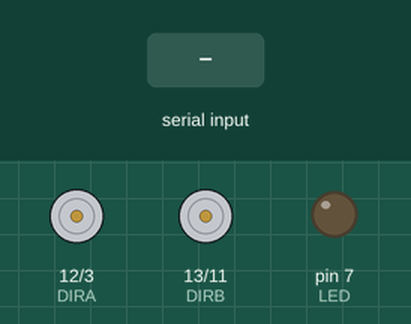
The sketch below on a simulated Arduino Uno, built with avr-gcc and run on an emulated ATmega328P. Parts: direction and speed pins drawn as motors (green arrow = direction pin HIGH = forward, orange = LOW = backward, longer = more drive), output pins drawn as LEDs (lit = HIGH). Inputs (shaded band) come from the test bench.

Above: at 1.2 s.
1.3 s: "o" received over the second serial link
At 1.7 s:
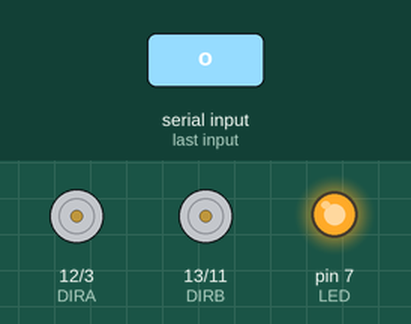
2.8 s: "f" received over the second serial link
At 4.0 s:
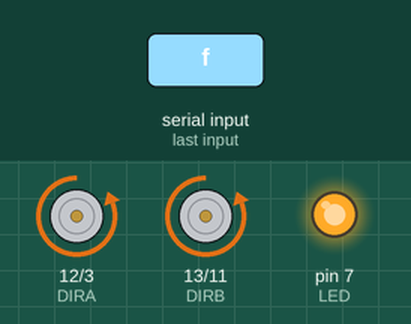
4.3 s: "n" received over the second serial link
At 5.1 s:
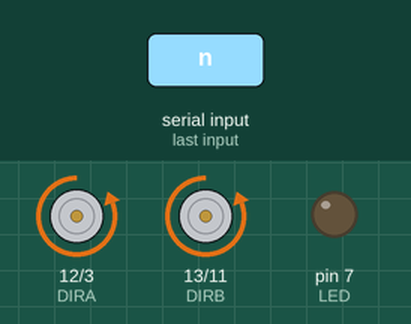
5.8 s: "b" received over the second serial link
At 6.3 s:
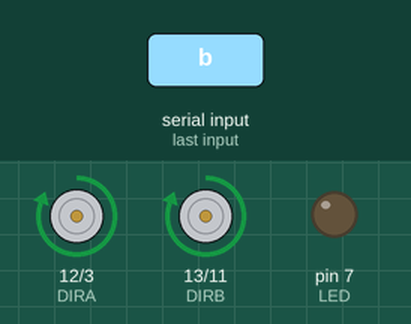
7.3 s: "s" received over the second serial link
At 8.5 s:
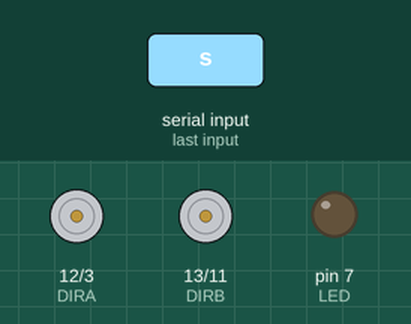
8.8 s: "l" received over the second serial link
At 9.8 s:
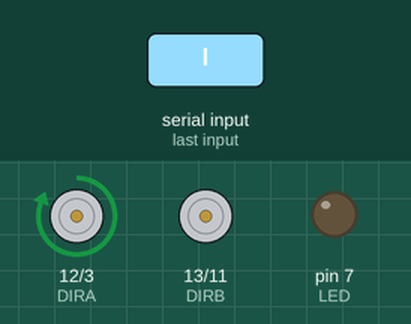
Timing chart, 0 to 11.3 s (numbered marks = the images above; inputs shaded):
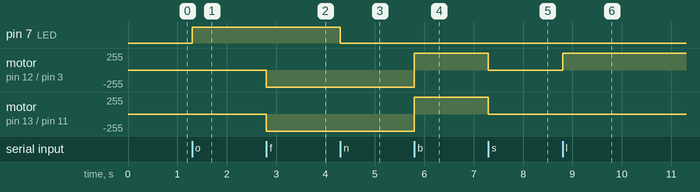

Measured:
- after the input at 1.3 s, pin 7 (LED): LOW → HIGH at once
- after the input at 2.8 s, motor on pin 12 (DIRA) / pin 3 (PWMA), motor on pin 13 (DIRB) / pin 11 (PWMB): stopped → backward 255/255 at once
- after the input at 4.3 s, pin 7 (LED): HIGH → LOW at once
- after the input at 5.8 s, motor on pin 12 (DIRA) / pin 3 (PWMA), motor on pin 13 (DIRB) / pin 11 (PWMB): backward 255/255 → forward 255/255 at once
- after the input at 7.3 s, motor on pin 12 (DIRA) / pin 3 (PWMA), motor on pin 13 (DIRB) / pin 11 (PWMB): forward 255/255 → stopped at once
- after the input at 8.8 s, motor on pin 12 (DIRA) / pin 3 (PWMA): stopped → forward 255/255 at once

The sketch:

jj_car.ino
```cpp
#include <SoftwareSerial.h>
#include <Servo.h>

// Led for car
#define LED 7

// Manage Motor
// Clockwise and counter-clockwise definitions.
// Depending on how you wired your motors, you may need to swap.
#define CW  0
#define CCW 1
#define MOTOR_A 0
#define MOTOR_B 1
#define SERVO_A 6

// Don't change these! These pins are statically defined by shield layout
const byte PWMA = 3;  // PWM control (speed) for motor A
const byte PWMB = 11; // PWM control (speed) for motor B
const byte DIRA = 12; // Direction control for motor A
const byte DIRB = 13; // Direction control for motor B

//Manage bluetooth
SoftwareSerial bluetooth(9, 10); // RX, TX

void setup (){
  pinMode(LED, OUTPUT);
  //Serial.begin(9600);
  setupArdumoto();
  bluetooth.begin(9600);
  bluetooth.println("Bluetooth On");
}

void loop (){
  if (bluetooth.available()){
    char data = bluetooth.read();
    if (data == 'o'){
      digitalWrite(LED, HIGH);
    }

    else if (data == 'n'){
      digitalWrite(LED, LOW);
    }

    else if (data == 'f'){
       // Set motor A to CCW at max, forward
       driveArdumoto(MOTOR_A, CW, 255);
       driveArdumoto(MOTOR_B, CW, 255);
    }
    else if (data == 'b'){
      // Set motor A to CW at at, backward
      driveArdumoto(MOTOR_A, CCW, 255);
      driveArdumoto(MOTOR_B, CCW, 255);
    }

    else if (data == 's'){
      driveArdumoto(MOTOR_A, CCW, 0);
      driveArdumoto(MOTOR_B, CCW, 0);
    }

    else if (data == 'l'){
      driveArdumoto(MOTOR_B, CCW, 0);
      driveArdumoto(MOTOR_A, CCW, 255);
    }

    else if (data == 'r'){
      driveArdumoto(MOTOR_B, CCW, 255);
      driveArdumoto(MOTOR_A, CCW, 0);
    }
  }
}

// setupArdumoto initialize all pins
void setupArdumoto()
{
  // All pins should be setup as outputs:
  pinMode(PWMA, OUTPUT);
  pinMode(PWMB, OUTPUT);
  pinMode(DIRA, OUTPUT);
  pinMode(DIRB, OUTPUT);

  // Initialize all pins as low:
  digitalWrite(PWMA, LOW);
  digitalWrite(PWMB, LOW);
  digitalWrite(DIRA, LOW);
  digitalWrite(DIRB, LOW);
}

// driveArdumoto drives 'motor' in 'dir' direction at 'spd' speed
void driveArdumoto(byte motor, byte dir, byte spd)
{
  if (motor == MOTOR_A)
  {
    digitalWrite(DIRA, dir);
    analogWrite(PWMA, spd);
  }
  // Second motor
  else if (motor == MOTOR_B)
  {
    digitalWrite(DIRB, dir);
    analogWrite(PWMB, spd);
  }
}
```
